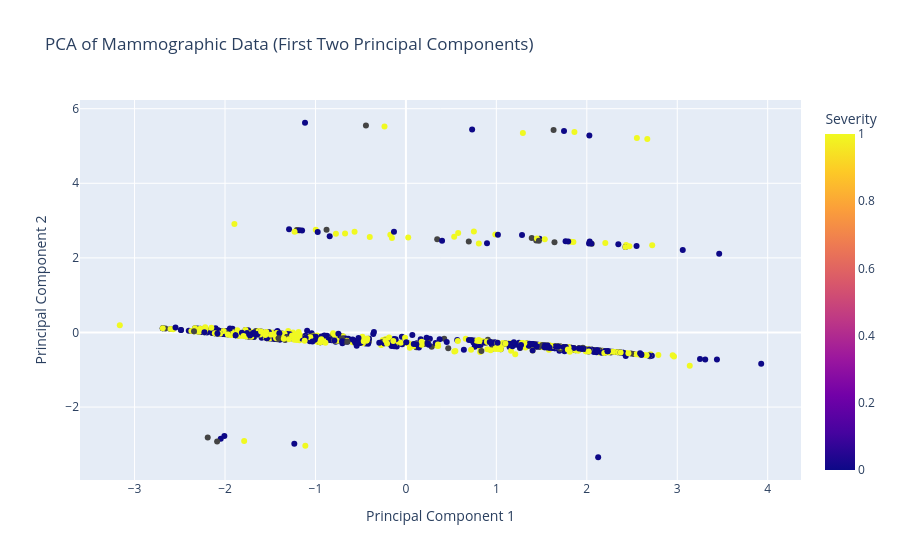

Notebook source saved alongside this figure:
### Code cell
''' Task 4.2 '''

from sklearn.decomposition import PCA
from sklearn.preprocessing import StandardScaler

# separate features and target variable (assuming 'Severity' is the target)
X = mmgData_notnan.drop(columns=['Severity'])
y = mmgData_notnan['Severity']

# standardize the features
scaler = StandardScaler()
X_scaled = scaler.fit_transform(X)

# apply PCA to get less dimensions
pca = PCA(n_components=2)  # Keep only the first two principal components for visualization
X_pca = pca.fit_transform(X_scaled)

# create a DataFrame for the PCA result where we add the target variable 'Severity'
pca_df = pd.DataFrame(data=X_pca, columns=['PC1', 'PC2'])
pca_df['Severity'] = y

fig = px.scatter(pca_df, x='PC1', y='PC2', color='Severity',
                 title='PCA of Mammographic Data (First Two Principal Components)',
                 labels={'PC1': 'Principal Component 1', 'PC2': 'Principal Component 2'})
fig.show()

print("Explained variance ratio of each component:", pca.explained_variance_ratio_)

### Figure 1 — Plotly figure (JSON) as saved in the notebook; plotly's stock layout.template omitted (floating-point values rounded to 4 significant figures; data arrays with more than 128 entries replaced by an {"elided": "..."} marker saying what was removed)
{"data": [{"hovertemplate": "Principal Component 1=%{x}<br>Principal Component 2=%{y}<br>Severity=%{marker.color}<extra></extra>", "legendgroup": "", "marker": {"color": {"elided": "830 int values"}, "coloraxis": "coloraxis", "symbol": "circle"}, "mode": "markers", "name": "", "orientation": "v", "showlegend": false, "type": "scatter", "x": {"elided": "830 float values"}, "xaxis": "x", "y": {"elided": "830 float values"}, "yaxis": "y"}], "layout": {"autosize": true, "coloraxis": {"colorbar": {"title": {"text": "Severity"}}, "colorscale": [[0, "#0d0887"], [0.1111, "#46039f"], [0.2222, "#7201a8"], [0.3333, "#9c179e"], [0.4444, "#bd3786"], [0.5556, "#d8576b"], [0.6667, "#ed7953"], [0.7778, "#fb9f3a"], [0.8889, "#fdca26"], [1, "#f0f921"]]}, "legend": {"tracegroupgap": 0}, "title": {"text": "PCA of Mammographic Data (First Two Principal Components)"}, "xaxis": {"anchor": "y", "autorange": true, "domain": [0, 1], "range": [-3.594, 4.359], "title": {"text": "Principal Component 1"}, "type": "linear"}, "yaxis": {"anchor": "x", "autorange": true, "domain": [0, 1], "range": [-4.086, 6.364], "title": {"text": "Principal Component 2"}, "type": "linear"}}}
